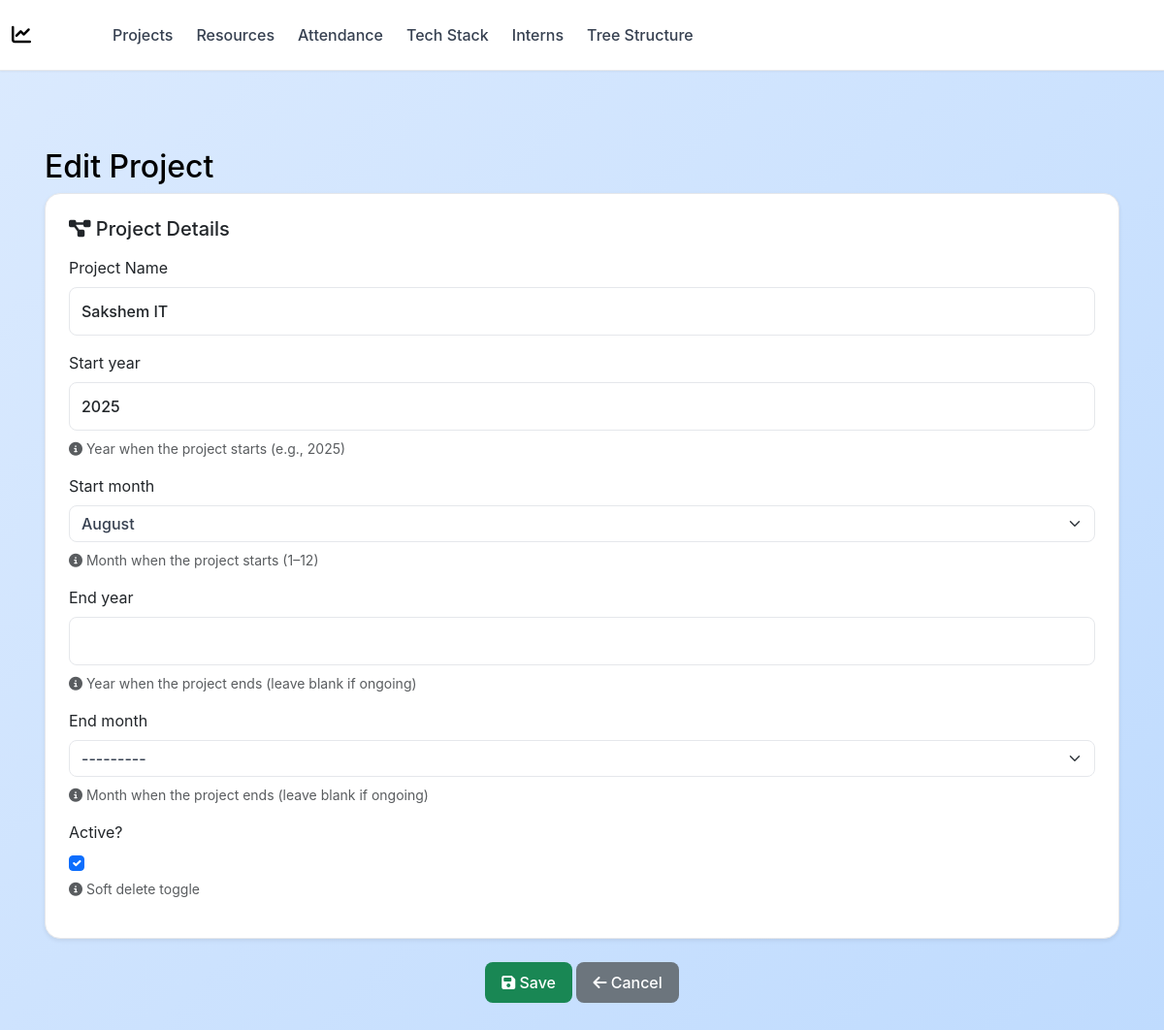
/projects/projects/edit/1/, run on an earlier commit of the app's database.
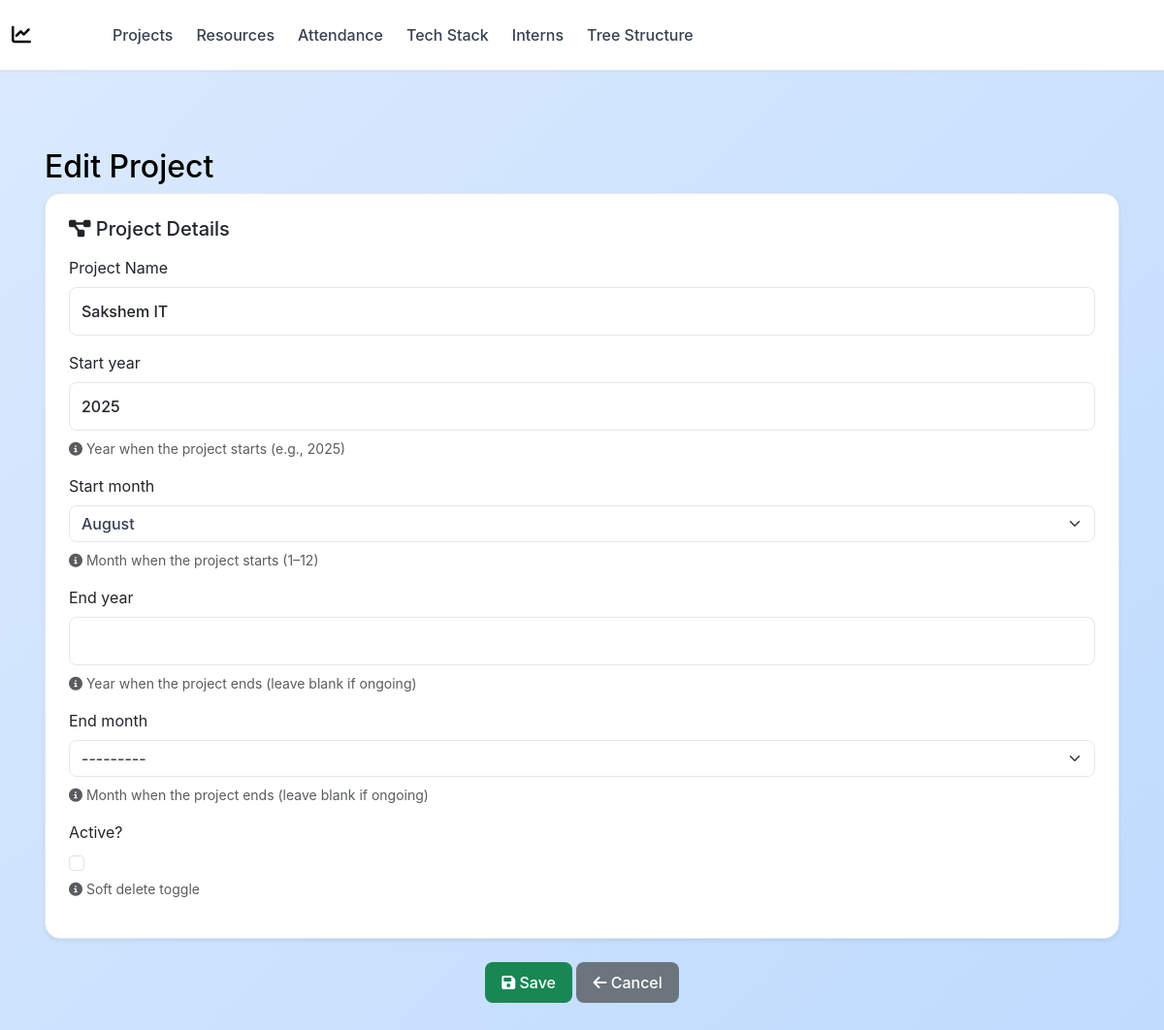
And on a later commit of the database.
### projects/models.py (models this page shows, shortened)
class Project(models.Model):
    project_name = models.CharField(max_length=100)
    start_year = models.PositiveIntegerField(
        help_text="Year when the project starts (e.g., 2025)"
    )
    start_month = models.PositiveSmallIntegerField(
        choices=[(i, calendar.month_name[i]) for i in range(1, 13)],
        help_text="Month when the project starts (1–12)"
    )
    end_year = models.PositiveIntegerField(
        null=True, blank=True,
        help_text="Year when the project ends (leave blank if ongoing)"
    )
    end_month = models.PositiveSmallIntegerField(
        choices=[(i, calendar.month_name[i]) for i in range(1, 13)],
        null=True, blank=True,
        help_text="Month when the project ends (leave blank if ongoing)"
    )
    is_active = models.BooleanField(default=True, help_text="Soft delete toggle")
    created_at = models.DateTimeField(auto_now_add=True)
    updated_at = models.DateTimeField(auto_now=True)
    class Meta:
        db_table = 'projects'
        ordering = ['project_name']
        verbose_name = 'Project'
        verbose_name_plural = 'Projects'

### projects/views.py (the view)
# urls.py: path("projects/edit/<int:pk>/", views.project_edit, name="project_edit"),
def project_edit(request, pk):
    project = get_object_or_404(Project, pk=pk)
    if request.method == 'POST':
        project_form = ProjectForm(request.POST, instance=project)
        if project_form.is_valid():
            project_form.save()
            return redirect('projects:project_list')
    else:
        project_form = ProjectForm(instance=project)
    return render(request, 'projects/project_form.html', {
        'form': project_form,
        'title': 'Edit Project'
    })

### projects/forms.py
class ProjectForm(forms.ModelForm):
    class Meta:
        model = Project
        fields = [
            'project_name',
            'start_year', 'start_month',
            'end_year', 'end_month',
            'is_active'
        ]
        widgets = {
            'project_name': forms.TextInput(attrs={'class': 'form-control'}),
            'start_year': forms.NumberInput(attrs={'class': 'form-control', 'min': 2000, 'max': 2100}),
            'start_month': forms.Select(attrs={'class': 'form-select'}),
            'end_year': forms.NumberInput(attrs={'class': 'form-control', 'min': 2000, 'max': 2100}),
            'end_month': forms.Select(attrs={'class': 'form-select'}),
            'is_active': forms.CheckboxInput(attrs={'class': 'form-check-input'}),
        }
        labels = {
            'project_name': 'Project Name',
            'is_active': 'Active?',
        }

### projects/templates/projects/project_form.html (shortened to what this page needs)
{% extends 'base.html' %}
{% block content %}
<div class="container mt-5">
  <h2>{{ title }}</h2>
  <form method="post" novalidate>
    <div class="card p-4 mb-4 shadow-sm">
      <h5 class="mb-3">
        <i class="fas fa-project-diagram"></i> Project Details
      </h5>
      {% for field in form %}
      <div class="mb-3">
        <label for="{{ field.id_for_label }}" class="form-label">{{ field.label }}</label>
        <div class="input-group">
          {{ field }}
        </div>
        {% if field.help_text %}
        <div class="form-text text-muted mt-2">
          <i class="fas fa-info-circle"></i> {{ field.help_text }}
        </div>
        {% endif %}
      </div>
      {% endfor %}
    </div>
    <div class="text-center">
      <button type="submit" class="btn btn-success">
        <i class="fas fa-save"></i> Save
      </button>
      <a href="{% url 'projects:project_list' %}" class="btn btn-secondary">
        <i class="fas fa-arrow-left"></i> Cancel
      </a>
    </div>
  </form>
</div>
{% endblock %}

What changed in the data, as far as the page shows it:
changed Project "Sakshem IT": is_active "☑" → "☐"
